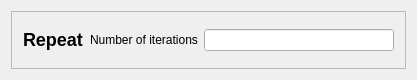
<ui version="4.0" >
<comment> Begin CVS Header </comment>
<comment>   $Source: /Volumes/Home/Users/shoops/cvs/copasi_dev/copasi/UI/CScanWidgetRepeat.ui,v $ </comment>
<comment>   $Revision: 1.5 $ </comment>
<comment>   $Name:  $ </comment>
<comment>   $Author: shoops $ </comment>
<comment>   $Date: 2011/09/16 12:57:39 $ </comment>
<comment> End CVS Header </comment>

<comment> Copyright (C) 2011 by Pedro Mendes, Virginia Tech Intellectual </comment>
<comment> Properties, Inc., University of Heidelberg, and The University </comment>
<comment> of Manchester. </comment>
<comment> All rights reserved. </comment>

<comment> Copyright (C) 2008 by Pedro Mendes, Virginia Tech Intellectual </comment>
<comment> Properties, Inc., EML Research, gGmbH, University of Heidelberg, </comment>
<comment> and The University of Manchester. </comment>
<comment> All rights reserved. </comment>

 <class>CScanWidgetRepeat</class>
 <widget class="QWidget" name="CScanWidgetRepeat" >
  <property name="geometry" >
   <rect>
    <x>0</x>
    <y>0</y>
    <width>417</width>
    <height>80</height>
   </rect>
  </property>
  <property name="windowTitle" >
   <string>Form1</string>
  </property>
  <layout class="QVBoxLayout" name="verticalLayout" >
   <item>
    <widget class="QFrame" name="frame" >
     <property name="palette" >
      <palette>
       <active>
        <colorrole role="Base" >
         <brush brushstyle="SolidPattern" >
          <color alpha="255" >
           <red>207</red>
           <green>206</green>
           <blue>249</blue>
          </color>
         </brush>
        </colorrole>
       </active>
       <inactive>
        <colorrole role="Base" >
         <brush brushstyle="SolidPattern" >
          <color alpha="255" >
           <red>207</red>
           <green>206</green>
           <blue>249</blue>
          </color>
         </brush>
        </colorrole>
       </inactive>
       <disabled>
        <colorrole role="Base" >
         <brush brushstyle="SolidPattern" >
          <color alpha="255" >
           <red>212</red>
           <green>208</green>
           <blue>200</blue>
          </color>
         </brush>
        </colorrole>
       </disabled>
      </palette>
     </property>
     <property name="autoFillBackground" >
      <bool>true</bool>
     </property>
     <property name="frameShape" >
      <enum>QFrame::StyledPanel</enum>
     </property>
     <property name="frameShadow" >
      <enum>QFrame::Raised</enum>
     </property>
     <layout class="QHBoxLayout" name="horizontalLayout" >
      <item>
       <widget class="QLabel" name="labelTitle" >
        <property name="text" >
         <string>&lt;h2>Repeat&lt;/h2></string>
        </property>
        <property name="alignment" >
         <set>Qt::AlignVCenter</set>
        </property>
        <property name="wordWrap" >
         <bool>true</bool>
        </property>
       </widget>
      </item>
      <item>
       <spacer name="spacer1" >
        <property name="orientation" >
         <enum>Qt::Horizontal</enum>
        </property>
        <property name="sizeType" >
         <enum>QSizePolicy::Maximum</enum>
        </property>
        <property name="sizeHint" stdset="0" >
         <size>
          <width>1</width>
          <height>25</height>
         </size>
        </property>
       </spacer>
      </item>
      <item>
       <widget class="QLabel" name="labelNumber" >
        <property name="text" >
         <string>Number of iterations</string>
        </property>
        <property name="wordWrap" >
         <bool>false</bool>
        </property>
       </widget>
      </item>
      <item>
       <widget class="QLineEdit" name="lineEditNumber" >
        <property name="palette" >
         <palette>
          <active>
           <colorrole role="Base" >
            <brush brushstyle="SolidPattern" >
             <color alpha="255" >
              <red>255</red>
              <green>255</green>
              <blue>255</blue>
             </color>
            </brush>
           </colorrole>
          </active>
          <inactive>
           <colorrole role="Base" >
            <brush brushstyle="SolidPattern" >
             <color alpha="255" >
              <red>255</red>
              <green>255</green>
              <blue>255</blue>
             </color>
            </brush>
           </colorrole>
          </inactive>
          <disabled>
           <colorrole role="Base" >
            <brush brushstyle="SolidPattern" >
             <color alpha="255" >
              <red>212</red>
              <green>208</green>
              <blue>200</blue>
             </color>
            </brush>
           </colorrole>
          </disabled>
         </palette>
        </property>
        <property name="autoFillBackground" >
         <bool>true</bool>
        </property>
       </widget>
      </item>
     </layout>
    </widget>
   </item>
  </layout>
  <zorder>frame</zorder>
  <zorder>frame</zorder>
  <zorder>lineEditNumber</zorder>
 </widget>
 <layoutdefault spacing="6" margin="11" />
 <resources/>
 <connections/>
</ui>
